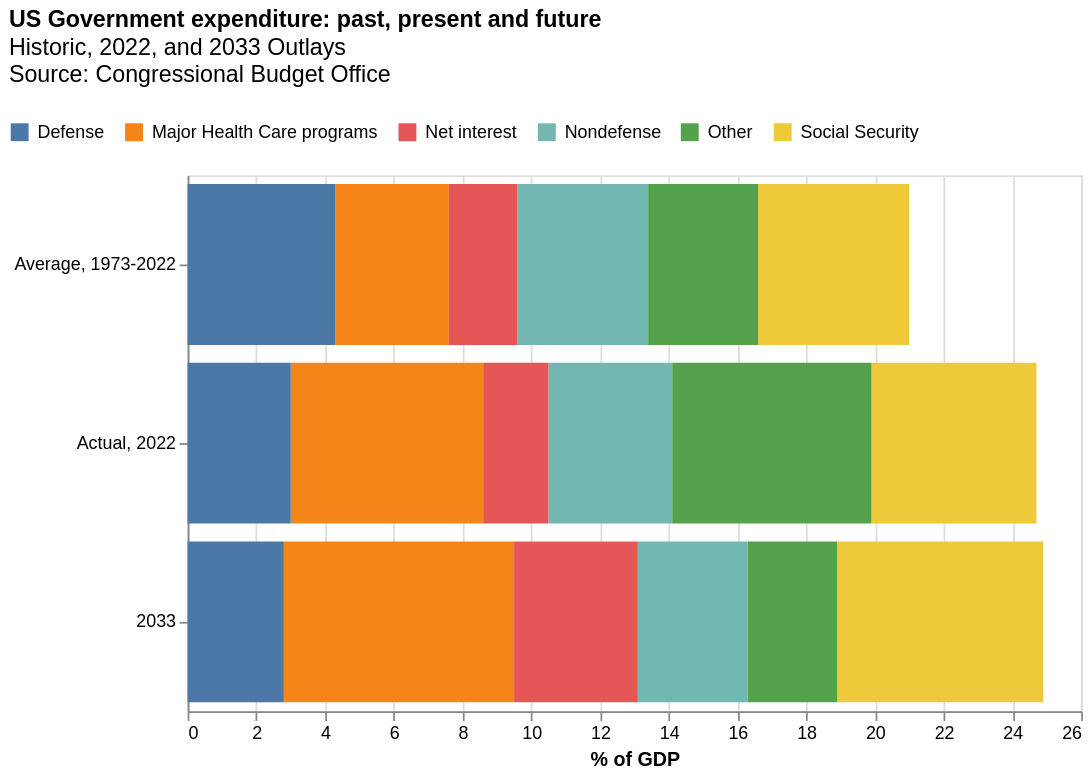

Describe this chart as a Vega-Lite specification.
### Vega-Lite specification from a JSON file in a GitHub repository (floating-point values rounded to 4 significant figures)
{"$schema": "https://vega.github.io/schema/vega-lite/v5.json", "data": {"values": [{"Type1": "Mandatory", "Type2": "Social Security", "Type3": "Average, 1973-2022", "Value": "4.4"}, {"Type1": "Mandatory", "Type2": "Social Security", "Type3": "Actual, 2022", "Value": "4.8"}, {"Type1": "Mandatory", "Type2": "Social Security", "Type3": "2033", "Value": "6"}, {"Type1": "Mandatory", "Type2": "Major Health Care programs", "Type3": "Average, 1973-2022", "Value": "3.3"}, {"Type1": "Mandatory", "Type2": "Major Health Care programs", "Type3": "Actual, 2022", "Value": "5.6"}, {"Type1": "Mandatory", "Type2": "Major Health Care programs", "Type3": "2033", "Value": "6.7"}, {"Type1": "Mandatory", "Type2": "Other", "Type3": "Average, 1973-2022", "Value": "3.2"}, {"Type1": "Mandatory", "Type2": "Other", "Type3": "Actual, 2022", "Value": "5.8"}, {"Type1": "Mandatory", "Type2": "Other", "Type3": "2033", "Value": "2.6"}, {"Type1": "Discretionary", "Type2": "Defense", "Type3": "Average, 1973-2022", "Value": "4.3"}, {"Type1": "Discretionary", "Type2": "Defense", "Type3": "Actual, 2022", "Value": "3"}, {"Type1": "Discretionary", "Type2": "Defense", "Type3": "2033", "Value": "2.8"}, {"Type1": "Discretionary", "Type2": "Nondefense", "Type3": "Average, 1973-2022", "Value": "3.8"}, {"Type1": "Discretionary", "Type2": "Nondefense", "Type3": "Actual, 2022", "Value": "3.6"}, {"Type1": "Discretionary", "Type2": "Nondefense", "Type3": "2033", "Value": "3.2"}, {"Type1": "Net interest", "Type2": "Net interest", "Type3": "Average, 1973-2022", "Value": "2"}, {"Type1": "Net interest", "Type2": "Net interest", "Type3": "Actual, 2022", "Value": "1.9"}, {"Type1": "Net interest", "Type2": "Net interest", "Type3": "2033", "Value": "3.6"}]}, "title": {"fontSize": 13, "subtitleFontSize": 13, "text": "US Government expenditure: past, present and future", "subtitle": ["Historic, 2022, and 2033 Outlays", "Source: Congressional Budget Office", ""], "anchor": "start"}, "width": 500, "height": 300, "mark": {"type": "bar"}, "encoding": {"y": {"field": "Type3", "sort": {"op": "sum", "order": "ascending", "field": "Value"}, "axis": {"title": null}}, "x": {"aggregate": "sum", "field": "Value", "axis": {"title": "% of GDP"}}, "color": {"field": "Type2", "legend": {"orient": "none", "columns": 13, "legendX": -100, "legendY": -30, "offset": 10, "title": null}}, "tooltip": [{"field": "Type1", "title": "Mandatory, Discretionary or Net Interest?"}, {"field": "Value", "title": "% of GDP"}]}}
